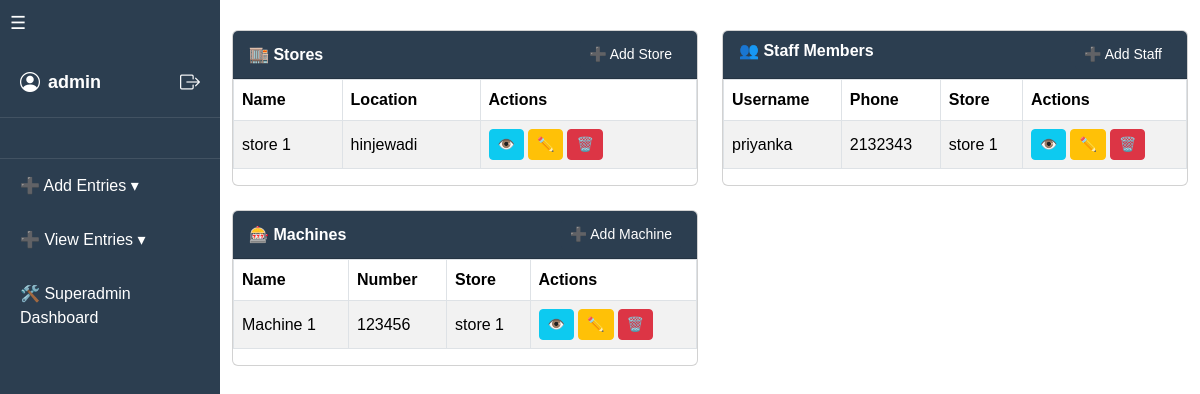
The app's page /superadmin/ (signed in) with its own data.
### videostore/models.py (models this page shows, shortened)
class User(AbstractUser):
    ROLE_CHOICES = (
        ('superadmin', 'SuperAdmin'),
        ('staff', 'Staff'),
    )
    role = models.CharField(max_length=20, choices=ROLE_CHOICES)
    store = models.ForeignKey('Store', on_delete=models.SET_NULL, null=True, blank=True)
    phone_number = models.CharField(max_length=20, blank=True, null=True)

class Store(models.Model):
    name = models.CharField(max_length=100)
    location = models.CharField(max_length=255, blank=True)

class Machine(models.Model):
    name = models.CharField(max_length=100)
    number = models.CharField(max_length=20, unique=True)
    store = models.ForeignKey(Store, on_delete=models.CASCADE)

### videostore/views.py (the view, shortened to what this page needs)
# urls.py: path('superadmin/', views.superadmin_dashboard, name='superadmin_dashboard'),
@user_passes_test(is_superadmin, login_url='/forbidden/')
def superadmin_dashboard(request):
    if request.user.role != 'superadmin':
        messages.error(request, "Unauthorized access.")
        return redirect('custom_login')
    stores = Store.objects.all()
    staff_users = User.objects.filter(role='staff')
    machines = Machine.objects.select_related('store').all()
    response = render(request, 'superadmin_dashboard.html', {
        'stores': stores,
        'staff_users': staff_users,
        'machines': machines,
    })
    if request.session.get('clear_local_storage'):
        del request.session['clear_local_storage']
    return response

### videostore/views.py (called while the page is built)
def is_superadmin(user):
    return user.is_authenticated and user.is_superuser

### videostore/templates/superadmin_dashboard.html (shortened to what this page needs)
{% extends 'base.html' %}
{% load static %}
{% block content %}
<div class="container">
  <div class="row">
    <div class="col-12 col-lg-6">
      <div class="card mb-4">
        <div class="card-header d-flex justify-content-between align-items-center">
          🏬 Stores
          <button class="btn btn-sm btn-primary" data-bs-toggle="modal" data-bs-target="#addStoreModal">
            ➕ Add Store
          </button>
        </div>
        <div class="card-body">
          {% if stores %}
            <div class="table-responsive">
              <table class="table table-bordered table-striped mb-3 text-nowrap">
                <thead>
                  <tr>
                    <th>Name</th>
                    <th>Location</th>
                    <th>Actions</th>
                  </tr>
                </thead>
                <tbody>
                  {% for store in stores %}
                  <tr>
                    <td>{{ store.name }}</td>
                    <td>{{ store.location }}</td>
                    <td>
                      <div class="action-buttons">
                        <button class="btn btn-sm btn-info" data-bs-toggle="modal" data-bs-target="#viewStoreModal{{ store.id }}">👁️</button>
                        <button class="btn btn-sm btn-warning" data-bs-toggle="modal" data-bs-target="#editStoreModal{{ store.id }}">✏️</button>
                        <form method="post" style="display:inline;">
                          <button type="submit" class="btn btn-sm btn-danger" >🗑️</button>
                        </form>
                      </div>
                    </td>
                  </tr>
                  {% endfor %}
                </tbody>
              </table>
            </div>
          {% else %}
            <p class="text-muted">No stores available.</p>
          {% endif %}
        </div>
      </div>
      <div class="card">
        <div class="card-header d-flex justify-content-between align-items-center">
          🎰 Machines
          <button class="btn btn-sm btn-primary" data-bs-toggle="modal" data-bs-target="#addMachineModal">➕ Add Machine</button>
        </div>
        <div class="card-body">
          {% if machines %}
            <div class="table-responsive">
            <table class="table table-bordered table-striped mb-3 text-nowrap">
                <thead>
                  <tr>
                    <th>Name</th>
                    <th>Number</th>
                    <th>Store</th>
                    <th>Actions</th>
                  </tr>
                </thead>
                <tbody>
                  {% for machine in machines %}
                  <tr>
                    <td>{{ machine.name }}</td>
                    <td>{{ machine.number }}</td>
                    <td>{{ machine.store.name }}</td>
                    <td>
                      <div class="action-buttons">
                        <button class="btn btn-sm btn-info" data-bs-toggle="modal" data-bs-target="#viewMachineModal{{ machine.id }}">👁️</button>
                        <button class="btn btn-sm btn-warning" data-bs-toggle="modal" data-bs-target="#editMachineModal{{ machine.id }}">✏️</button>
                        <form method="post" style="display:inline;">
                          <button type="submit" class="btn btn-sm btn-danger" >🗑️</button>
                        </form>
                      </div>
                    </td>
                  </tr>
                  {% endfor %}
                </tbody>
              </table>
            </div>
          {% else %}
            <p class="text-muted">No machines available.</p>
          {% endif %}
        </div>
      </div>
    </div>
    <div class="col-lg-6">
      <div class="card">
        <div class="card-header">
          👥 Staff Members
          <button class="btn btn-sm btn-primary float-end" data-bs-toggle="modal" data-bs-target="#addStaffModal">➕ Add Staff</button>
        </div>
        <div class="card-body">
          {% if staff_users %}
          <div class="table-responsive">
            <table class="table table-bordered table-striped mb-3 text-nowrap">
              <thead>
                <tr>
                  <th>Username</th>
                  <th>Phone</th>
                  <th>Store</th>
                  <th>Actions</th>
                </tr>
              </thead>
              <tbody>
                {% for user in staff_users %}
                  <tr>
                    <td>{{ user.username }}</td>
                    <td>{{ user.phone_number|default:"-" }}</td>
                    <td>{{ user.store.name|default:"Not Assigned" }}</td>
                    <td>
                      <div class="action-buttons">
                        <button class="btn btn-sm btn-info" data-bs-toggle="modal" data-bs-target="#viewStaffModal{{ user.id }}">👁️</button>
                        <button class="btn btn-sm btn-warning" data-bs-toggle="modal" data-bs-target="#editStaffModal{{ user.id }}">✏️</button>
                        <form method="post" style="display:inline;">
                          <button type="submit" class="btn btn-sm btn-danger">🗑️</button>
                        </form>
                      </div>
                    </td>
                  </tr>
                {% endfor %}
              </tbody>
            </table>
          </div>
          {% else %}
            <p class="text-muted">No staff users yet.</p>
          {% endif %}
        </div>
      </div>
    </div>
  </div>
</div>
{% endblock %}

### videostore/templates/base.html (shortened to what this page needs)
<!DOCTYPE html>
<html lang="en">
<head>
  <link href="https://cdn.jsdelivr.net/npm/bootstrap@5.3.3/dist/css/bootstrap.min.css" rel="stylesheet">
  <link href="https://cdn.jsdelivr.net/npm/bootstrap-icons@1.11.3/font/bootstrap-icons.css" rel="stylesheet">
</head>
<body>
  <div class="d-block d-md-flex">
    <div class="desktop-sidebar d-none d-md-block" id="sidebar">
      <button class="toggle-btn" onclick="toggleSidebar()">☰</button>
      <div class="sidebar-header d-flex align-items-center justify-content-between profile-section">
        <div class="d-flex align-items-center username-text">
          <i class="bi bi-person-circle me-2 fs-5"></i>
          <span>{{ request.user.username }}</span>
        </div>
        <a href="{% url 'custom_logout' %}" class="text-light logout-icon" title="Logout">
          <i class="bi bi-box-arrow-right fs-5"></i>
        </a>
      </div>
      <div class="sidebar-header small text-center store-info">
      </div>
      <ul class="nav nav-text">
        <li class="has-submenu">
          <a href="" class="menu-toggle">➕ Add Entries ▾</a>
        </li>
        <li class="has-submenu">
          <a href="" class="menu-toggle">➕ View Entries ▾</a>
        </li>
        {% if request.user.is_superuser %}
          <li><a href="{% url 'superadmin_dashboard' %}">🛠️ Superadmin Dashboard</a></li>
        {% endif %}
      </ul>
    </div>
    <div class="content">
      {% block content %}{% endblock %}
    </div>
  </div>
</body>
</html>

### videostore/templates/base.html (style rules this page uses)
html, body { margin: 0; font-family: Arial, sans-serif; max-width: 100%; overflow-x: hidden; }
.desktop-sidebar { background-color: #2c3e50; color: white; min-width: 220px; max-width: 220px; height: 100vh; overflow-y: auto; transition: all 0.3s ease-in-out; }
.desktop-sidebar .sidebar-header { padding: 20px; font-size: 18px; font-weight: bold; text-align: center; border-bottom: 1px solid rgba(255,255,255,0.1); }
.desktop-sidebar ul.nav { list-style: none; padding: 0; margin: 0; }
.desktop-sidebar ul.nav li { padding: 15px 20px; }
.desktop-sidebar ul.nav li a { color: white; text-decoration: none; display: block; }
.desktop-sidebar .toggle-btn { background: none; border: none; color: white; font-size: 18px; padding: 10px; cursor: pointer; text-align: left; width: 100%; }
.content { padding: 20px; flex-grow: 1; }

### videostore/templates/superadmin_dashboard.html (style rules this page uses)
.container { padding-top: 30px; }
.card { margin-bottom: 20px; }
.card-header { background-color: #2c3e50; color: white; font-weight: 600; }
.btn-primary { background-color: #2c3e50; border-color: #2c3e50; }
.table th, .table td { vertical-align: middle; }
.action-buttons { display: flex; flex-wrap: nowrap; gap: 0.25rem; justify-content: flex-start; align-items: center; }
.content,.card-body { padding: 0px !important; }

### records on screen
User: user.username "admin"
Store: name "store 1", location "hinjewadi"
Machine: name "Machine 1", number "123456", store.name "store 1"
User: username "priyanka", phone_number "2132343", store.name "store 1"
